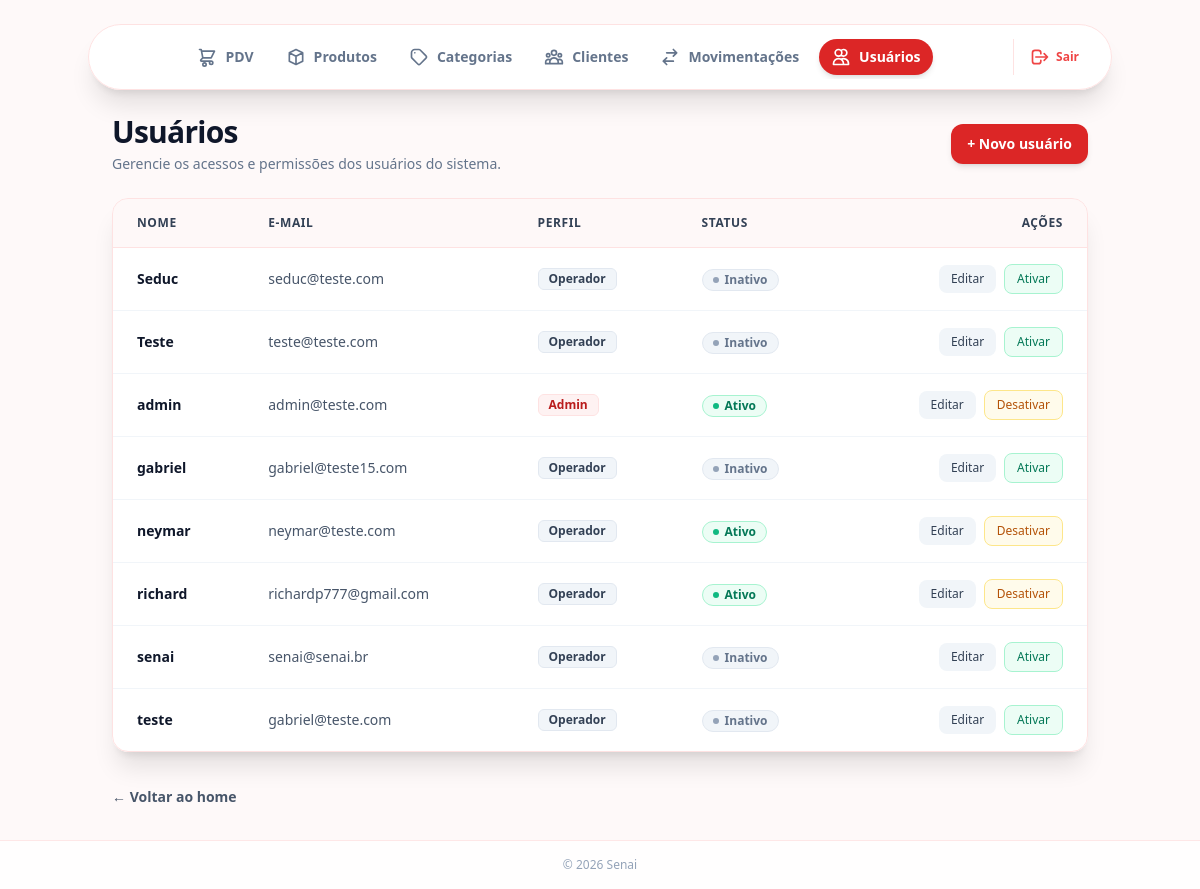
The page /usuarios/ (signed in) on the database its author committed.
### app/models/usuarios.py (models this page shows)
class Usuario(Base):
    __tablename__ = "usuarios"
    id = Column(Integer, primary_key=True, autoincrement=True)
    nome = Column(String(100), nullable=False)
    email = Column(String(150), unique=True, nullable=False)
    senha_hash = Column(String(255), nullable=False)
    role = Column(String(20), nullable=False, default="operador")
    ativo = Column(Boolean, default=True)
    criando_em = Column(DateTime, server_default=func.now())

### app/controllers/usuario_controller.py (the view)
@router.get("/")
def listar_usuarios(
    request: Request,
    db: Session = Depends(get_db),
    admin = Depends(get_admin)  # bloqueia quem não é admin
):
    usuarios = db.query(Usuario).order_by(Usuario.nome).all()
    return templates.TemplateResponse(
        request,
        "usuarios/index.html",
        {
            "request": request,
            "usuario": admin,   # dados de quem está logado (para navbar)
            "usuarios": usuarios  # lista para exibir na tabela
        }
    )

### app/templates/usuarios/index.html (shortened to what this page needs)
<!DOCTYPE html>
<html lang="pt-br">
<head>
    <script src="https://cdn.tailwindcss.com"></script>
</head>
<body class="bg-red-50/40 min-h-screen flex flex-col font-sans text-slate-800 relative">
    <ul class="cubes-bg">
    </ul>
    <header class="w-full sticky top-6 z-50 px-4">
        <div class="max-w-5xl mx-auto bg-white/90 backdrop-blur-md rounded-full py-2.5 px-4 sm:px-6 shadow-xl border border-red-100 flex items-center justify-between gap-2">
            <nav class="flex items-center justify-center gap-1 sm:gap-2 flex-1 overflow-x-auto py-1">
                <a href="/pdv" class="px-3 py-2 rounded-full font-semibold text-xs sm:text-sm transition-all flex items-center gap-2 shrink-0 {{ 'bg-red-600 text-white shadow-md' if request.url.path.startswith('/pdv') else 'text-slate-500 hover:text-red-600 hover:bg-red-50' }}">
                    <svg class="w-5 h-5" fill="none" stroke="currentColor" viewBox="0 0 24 24">
                        <path stroke-linecap="round" stroke-linejoin="round" stroke-width="2" d="M3 3h2l.4 2M7 13h10l4-8H5.4M7 13L5.4 5M7 13l-2.293 2.293c-.63.63-.184 1.707.707 1.707H17m0 0a2 2 0 100 4 2 2 0 000-4zm-8 2a2 2 0 100 4 2 2 0 000-4z"/>
                    </svg>
                    <span>PDV</span>
                </a>
                <a href="/produtos" class="px-3 py-2 rounded-full font-semibold text-xs sm:text-sm transition-all flex items-center gap-2 shrink-0 {{ 'bg-red-600 text-white shadow-md' if request.url.path.startswith('/produtos') else 'text-slate-500 hover:text-red-600 hover:bg-red-50' }}">
                    <svg class="w-5 h-5" fill="none" stroke="currentColor" viewBox="0 0 24 24">
                        <path stroke-linecap="round" stroke-linejoin="round" stroke-width="2" d="M20 7l-8-4-8 4m16 0l-8 4m8-4v10l-8 4m0-10L4 7m8 4v10M4 7v10l8 4"/>
                    </svg>
                    <span>Produtos</span>
                </a>
                <a href="/categorias" class="px-3 py-2 rounded-full font-semibold text-xs sm:text-sm transition-all flex items-center gap-2 shrink-0 {{ 'bg-red-600 text-white shadow-md' if request.url.path.startswith('/categorias') else 'text-slate-500 hover:text-red-600 hover:bg-red-50' }}">
                    <svg class="w-5 h-5" fill="none" stroke="currentColor" viewBox="0 0 24 24">
                        <path stroke-linecap="round" stroke-linejoin="round" stroke-width="2" d="M7 7h.01M7 3h5c.512 0 1.024.195 1.414.586l7 7a2 2 0 010 2.828l-7 7a2 2 0 01-2.828 0l-7-7A1.994 1.994 0 013 12V7a4 4 0 014-4z"/>
                    </svg>
                    <span>Categorias</span>
                </a>
                <a href="/clientes" class="px-3 py-2 rounded-full font-semibold text-xs sm:text-sm transition-all flex items-center gap-2 shrink-0 {{ 'bg-red-600 text-white shadow-md' if request.url.path.startswith('/clientes') else 'text-slate-500 hover:text-red-600 hover:bg-red-50' }}">
                    <span>Clientes</span>
                </a>
                <a href="/movimentacoes/nova" class="px-3 py-2 rounded-full font-semibold text-xs sm:text-sm transition-all flex items-center gap-2 shrink-0 {{ 'bg-red-600 text-white shadow-md' if request.url.path.startswith('/movimentacoes') else 'text-slate-500 hover:text-red-600 hover:bg-red-50' }}">
                    <svg class="w-5 h-5" fill="none" stroke="currentColor" viewBox="0 0 24 24">
                        <path stroke-linecap="round" stroke-linejoin="round" stroke-width="2" d="M8 7h12m0 0l-4-4m4 4l-4 4m0 6H4m0 0l4 4m-4-4l4-4"/>
                    </svg>
                    <span>Movimentações</span>
                </a>
                {% if not usuario or usuario.role == 'admin' %}
                <a href="/usuarios" class="px-3 py-2 rounded-full font-semibold text-xs sm:text-sm transition-all flex items-center gap-2 shrink-0 {{ 'bg-red-600 text-white shadow-md' if request.url.path.startswith('/usuarios') else 'text-slate-500 hover:text-red-600 hover:bg-red-50' }}">
                    <svg class="w-5 h-5" fill="none" stroke="currentColor" viewBox="0 0 24 24">
                        <path stroke-linecap="round" stroke-linejoin="round" stroke-width="2" d="M12 4.354a4 4 0 110 5.292M15 21H3v-1a6 6 0 0112 0v1zm0 0h6v-1a6 6 0 00-9-5.197M13 7a4 4 0 11-8 0 4 4 0 018 0z"/>
                    </svg>
                    <span>Usuários</span>
                </a>
                {% endif %}
            </nav>
            <div class="pl-2 border-l border-red-100 shrink-0">
                <a href="/auth/logout" title="Sair" class="p-2 rounded-full text-red-500 hover:bg-red-50 hover:text-red-700 transition-colors flex items-center gap-1.5 font-bold text-xs">
                    <svg class="w-5 h-5" fill="none" stroke="currentColor" viewBox="0 0 24 24">
                        <path stroke-linecap="round" stroke-linejoin="round" stroke-width="2" d="M17 16l4-4m0 0l-4-4m4 4H7m6 4v1a3 3 0 01-3 3H6a3 3 0 01-3-3V7a3 3 0 013-3h4a3 3 0 013 3v1"/>
                    </svg>
                    <span class="hidden sm:inline">Sair</span>
                </a>
            </div>
        </div>
    </header>
    <main class="flex-1 max-w-5xl w-full mx-auto px-6 mt-12 mb-8 space-y-6 z-10">
        <div class="flex flex-col sm:flex-row sm:items-center sm:justify-between gap-4">
            <div>
                <h1 class="text-2xl sm:text-3xl font-extrabold text-slate-900 tracking-tight">Usuários</h1>
                <p class="text-slate-500 text-sm mt-1">Gerencie os acessos e permissões dos usuários do sistema.</p>
            </div>
            <a href="/usuarios/novo"
               class="inline-flex items-center justify-center px-4 py-2.5 bg-red-600 hover:bg-red-700 text-white font-semibold text-sm rounded-xl shadow-md hover:shadow-lg transition-all duration-200 hover:-translate-y-0.5">
                + Novo usuário
            </a>
        </div>
        <div class="bg-white/90 backdrop-blur-md rounded-2xl shadow-xl border border-red-100 overflow-hidden">
            <div class="overflow-x-auto">
                <table class="w-full text-left text-sm text-slate-600">
                    <thead class="bg-red-50/50 border-b border-red-100 text-slate-700 uppercase font-semibold text-xs tracking-wider">
                        <tr>
                            <th class="px-6 py-4">Nome</th>
                            <th class="px-6 py-4">E-mail</th>
                            <th class="px-6 py-4">Perfil</th>
                            <th class="px-6 py-4">Status</th>
                            <th class="px-6 py-4 text-right">Ações</th>
                        </tr>
                    </thead>
                    <tbody class="divide-y divide-slate-100">
                        {% for u in usuarios %}
                        <tr class="hover:bg-red-50/30 transition-colors">
                            <td class="px-6 py-4 font-semibold text-slate-900 whitespace-nowrap">
                                {{ u.nome }}
                            </td>
                            <td class="px-6 py-4 text-slate-600 whitespace-nowrap">
                                {{ u.email }}
                            </td>
                            <td class="px-6 py-4 whitespace-nowrap">
                                <span class="inline-flex items-center px-2.5 py-0.5 rounded-md text-xs font-semibold capitalize
                                    {{ 'bg-red-50 text-red-700 border border-red-100' if u.role == 'admin' else 'bg-slate-100 text-slate-700 border border-slate-200' }}">
                                    {{ u.role }}
                                </span>
                            </td>
                            <td class="px-6 py-4 whitespace-nowrap">
                                <span class="inline-flex items-center gap-1.5 px-2.5 py-0.5 rounded-full text-xs font-semibold
                                    {{ 'bg-emerald-50 text-emerald-700 border border-emerald-200' if u.ativo else 'bg-slate-100 text-slate-500 border border-slate-200' }}">
                                    <span class="w-1.5 h-1.5 rounded-full {{ 'bg-emerald-500' if u.ativo else 'bg-slate-400' }}"></span>
                                    {{ "Ativo" if u.ativo else "Inativo" }}
                                </span>
                            </td>
                            <td class="px-6 py-4 text-right whitespace-nowrap">
                                <div class="inline-flex items-center justify-end gap-2">
                                    <a href="/usuarios/{{ u.id }}/editar"
                                       class="px-3 py-1.5 bg-slate-100 hover:bg-slate-200 text-slate-700 font-medium text-xs rounded-lg transition-colors">
                                        Editar
                                    </a>
                                    <form action="/usuarios/{{ u.id }}/toggle-ativo"
                                          method="post"
                                          class="inline">
                                        <button type="submit"
                                                class="px-3 py-1.5 font-medium text-xs rounded-lg transition-colors border
                                                    {{ 'bg-amber-50 hover:bg-amber-100 text-amber-700 border-amber-200' if u.ativo else 'bg-emerald-50 hover:bg-emerald-100 text-emerald-700 border-emerald-200' }}">
                                            {{ "Desativar" if u.ativo else "Ativar" }}
                                        </button>
                                    </form>
                                </div>
                            </td>
                        </tr>
                        {% endfor %}
                    </tbody>
                </table>
            </div>
        </div>
        <div class="pt-2">
            <a href="/" class="text-sm font-semibold text-slate-600 hover:text-red-600 transition-colors">
                ← Voltar ao home
            </a>
        </div>
    </main>
    <footer class="w-full bg-white/80 backdrop-blur-md border-t border-red-100/80 py-4 text-center text-xs text-slate-400 z-10 font-medium mt-auto">
        &copy; 2026 Senai
    </footer>
</body>
</html>

### app/templates/usuarios/index.html (style rules this page uses)
.cubes-bg { position: fixed; top: 0; left: 0; width: 100%; height: 100%; overflow: hidden; z-index: 0; margin: 0; padding: 0; pointer-events: none; }

### rows shown on the page
Usuario: nome "Seduc", email "seduc@teste.com", role "Operador", ativo "Inativo", ativo "Ativar"
Usuario: nome "Teste", email "teste@teste.com", role "Operador", ativo "Inativo", ativo "Ativar"
Usuario: nome "admin", email "admin@teste.com", role "Admin", ativo "Ativo", ativo "Desativar"
Usuario: nome "gabriel", email "gabriel@teste15.com", role "Operador", ativo "Inativo", ativo "Ativar"
Usuario: nome "neymar", email "neymar@teste.com", role "Operador", ativo "Ativo", ativo "Desativar"
Usuario: nome "richard", email "richardp777@gmail.com", role "Operador", ativo "Ativo", ativo "Desativar"
Usuario: nome "senai", email "senai@senai.br", role "Operador", ativo "Inativo", ativo "Ativar"
Usuario: nome "teste", email "gabriel@teste.com", role "Operador", ativo "Inativo", ativo "Ativar"
